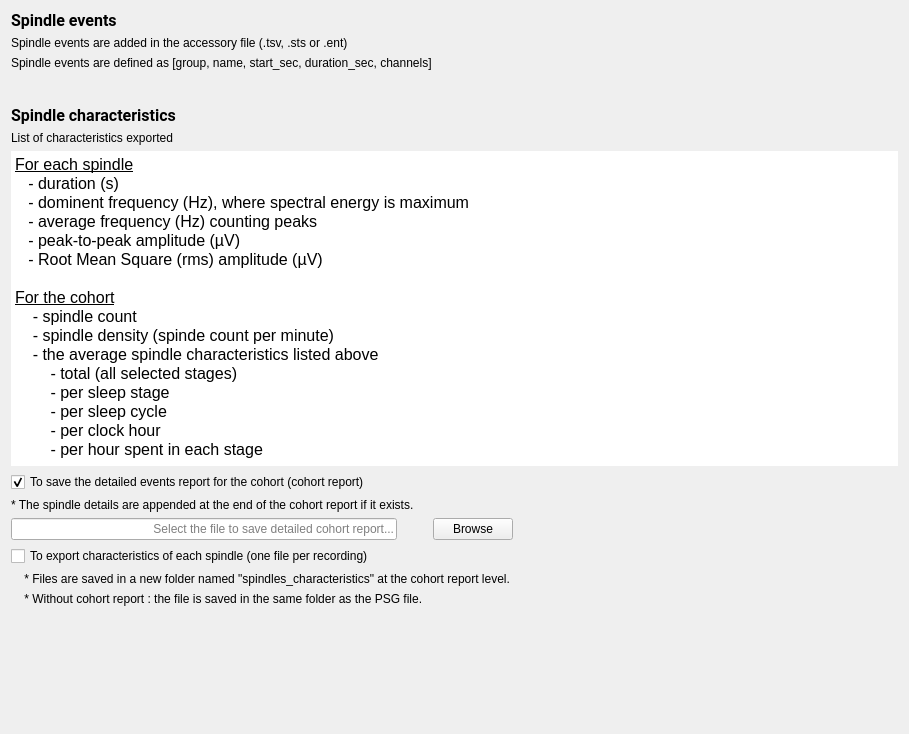
<?xml version="1.0" encoding="UTF-8"?>
<ui version="4.0">
 <class>OutputFilesStep</class>
 <widget class="QWidget" name="OutputFilesStep">
  <property name="geometry">
   <rect>
    <x>0</x>
    <y>0</y>
    <width>909</width>
    <height>734</height>
   </rect>
  </property>
  <property name="windowTitle">
   <string/>
  </property>
  <property name="styleSheet">
   <string notr="true">font: 12pt &quot;Roboto&quot;;</string>
  </property>
  <layout class="QHBoxLayout" name="horizontalLayout_3">
   <item>
    <layout class="QVBoxLayout" name="verticalLayout_2">
     <item>
      <layout class="QVBoxLayout" name="verticalLayout">
       <item>
        <widget class="QLabel" name="label_2">
         <property name="font">
          <font>
           <family>Roboto</family>
           <pointsize>12</pointsize>
           <italic>false</italic>
           <bold>false</bold>
          </font>
         </property>
         <property name="text">
          <string>&lt;html&gt;&lt;head/&gt;&lt;body&gt;&lt;p&gt;&lt;span style=&quot; font-weight:600;&quot;&gt;Spindle events&lt;/span&gt;&lt;/p&gt;&lt;/body&gt;&lt;/html&gt;</string>
         </property>
        </widget>
       </item>
       <item>
        <widget class="QLabel" name="label">
         <property name="text">
          <string>Spindle events are added in the accessory file (.tsv, .sts or .ent)</string>
         </property>
        </widget>
       </item>
       <item>
        <widget class="QLabel" name="label_3">
         <property name="text">
          <string>Spindle events are defined as [group, name, start_sec, duration_sec, channels]</string>
         </property>
        </widget>
       </item>
      </layout>
     </item>
     <item>
      <spacer name="verticalSpacer_2">
       <property name="orientation">
        <enum>Qt::Orientation::Vertical</enum>
       </property>
       <property name="sizeType">
        <enum>QSizePolicy::Policy::Fixed</enum>
       </property>
       <property name="sizeHint" stdset="0">
        <size>
         <width>20</width>
         <height>30</height>
        </size>
       </property>
      </spacer>
     </item>
     <item>
      <widget class="QLabel" name="label_4">
       <property name="font">
        <font>
         <family>Roboto</family>
         <pointsize>12</pointsize>
         <italic>false</italic>
         <bold>false</bold>
        </font>
       </property>
       <property name="text">
        <string>&lt;html&gt;&lt;head/&gt;&lt;body&gt;&lt;p&gt;&lt;span style=&quot; font-weight:600;&quot;&gt;Spindle characteristics&lt;/span&gt;&lt;/p&gt;&lt;/body&gt;&lt;/html&gt;</string>
       </property>
      </widget>
     </item>
     <item>
      <widget class="QLabel" name="label_5">
       <property name="text">
        <string>List of characteristics exported</string>
       </property>
      </widget>
     </item>
     <item>
      <widget class="QTextEdit" name="textEdit">
       <property name="sizePolicy">
        <sizepolicy hsizetype="Expanding" vsizetype="Expanding">
         <horstretch>0</horstretch>
         <verstretch>0</verstretch>
        </sizepolicy>
       </property>
       <property name="minimumSize">
        <size>
         <width>0</width>
         <height>315</height>
        </size>
       </property>
       <property name="maximumSize">
        <size>
         <width>16777215</width>
         <height>330</height>
        </size>
       </property>
       <property name="frameShape">
        <enum>QFrame::Shape::NoFrame</enum>
       </property>
       <property name="frameShadow">
        <enum>QFrame::Shadow::Plain</enum>
       </property>
       <property name="lineWidth">
        <number>0</number>
       </property>
       <property name="readOnly">
        <bool>true</bool>
       </property>
       <property name="html">
        <string>&lt;!DOCTYPE HTML PUBLIC &quot;-//W3C//DTD HTML 4.0//EN&quot; &quot;http://www.w3.org/TR/REC-html40/strict.dtd&quot;&gt;
&lt;html&gt;&lt;head&gt;&lt;meta name=&quot;qrichtext&quot; content=&quot;1&quot; /&gt;&lt;meta charset=&quot;utf-8&quot; /&gt;&lt;style type=&quot;text/css&quot;&gt;
p, li { white-space: pre-wrap; }
hr { height: 1px; border-width: 0; }
li.unchecked::marker { content: &quot;\2610&quot;; }
li.checked::marker { content: &quot;\2612&quot;; }
&lt;/style&gt;&lt;/head&gt;&lt;body style=&quot; font-family:'Roboto'; font-size:12pt; font-weight:400; font-style:normal;&quot;&gt;
&lt;p style=&quot; margin-top:0px; margin-bottom:0px; margin-left:0px; margin-right:0px; -qt-block-indent:0; text-indent:0px;&quot;&gt;&lt;span style=&quot; text-decoration: underline;&quot;&gt;For each spindle&lt;/span&gt;&lt;/p&gt;
&lt;p style=&quot; margin-top:0px; margin-bottom:0px; margin-left:0px; margin-right:0px; -qt-block-indent:0; text-indent:0px;&quot;&gt;   - duration (s)&lt;/p&gt;
&lt;p style=&quot; margin-top:0px; margin-bottom:0px; margin-left:0px; margin-right:0px; -qt-block-indent:0; text-indent:0px;&quot;&gt;   - dominent frequency (Hz), &lt;span style=&quot; color:#000000;&quot;&gt;where spectral energy is maximum&lt;/span&gt;&lt;/p&gt;
&lt;p style=&quot; margin-top:0px; margin-bottom:0px; margin-left:0px; margin-right:0px; -qt-block-indent:0; text-indent:0px;&quot;&gt;&lt;span style=&quot; color:#000000;&quot;&gt;   - average frequency (Hz) counting peaks&lt;/span&gt;&lt;/p&gt;
&lt;p style=&quot; margin-top:0px; margin-bottom:0px; margin-left:0px; margin-right:0px; -qt-block-indent:0; text-indent:0px;&quot;&gt;&lt;span style=&quot; color:#000000;&quot;&gt;   - peak-to-peak amplitude (µV)&lt;/span&gt;&lt;/p&gt;
&lt;p style=&quot; margin-top:0px; margin-bottom:0px; margin-left:0px; margin-right:0px; -qt-block-indent:0; text-indent:0px;&quot;&gt;&lt;span style=&quot; color:#000000;&quot;&gt;   - Root Mean Square (rms) amplitude (µV)&lt;/span&gt;&lt;/p&gt;
&lt;p style=&quot;-qt-paragraph-type:empty; margin-top:0px; margin-bottom:0px; margin-left:0px; margin-right:0px; -qt-block-indent:0; text-indent:0px; color:#000000;&quot;&gt;&lt;br /&gt;&lt;/p&gt;
&lt;p style=&quot; margin-top:0px; margin-bottom:0px; margin-left:0px; margin-right:0px; -qt-block-indent:0; text-indent:0px;&quot;&gt;&lt;span style=&quot; text-decoration: underline;&quot;&gt;For the cohort&lt;/span&gt;&lt;/p&gt;
&lt;p style=&quot; margin-top:0px; margin-bottom:0px; margin-left:0px; margin-right:0px; -qt-block-indent:0; text-indent:0px;&quot;&gt;    - spindle count&lt;/p&gt;
&lt;p style=&quot; margin-top:0px; margin-bottom:0px; margin-left:0px; margin-right:0px; -qt-block-indent:0; text-indent:0px;&quot;&gt;    - spindle density (spinde count per minute)&lt;/p&gt;
&lt;p style=&quot; margin-top:0px; margin-bottom:0px; margin-left:0px; margin-right:0px; -qt-block-indent:0; text-indent:0px;&quot;&gt;    - the average spindle characteristics listed above&lt;/p&gt;
&lt;p style=&quot; margin-top:0px; margin-bottom:0px; margin-left:0px; margin-right:0px; -qt-block-indent:0; text-indent:0px;&quot;&gt;        - total (all selected stages)&lt;/p&gt;
&lt;p style=&quot; margin-top:0px; margin-bottom:0px; margin-left:0px; margin-right:0px; -qt-block-indent:0; text-indent:0px;&quot;&gt;        - per sleep stage&lt;/p&gt;
&lt;p style=&quot; margin-top:0px; margin-bottom:0px; margin-left:0px; margin-right:0px; -qt-block-indent:0; text-indent:0px;&quot;&gt;        - per sleep cycle&lt;/p&gt;
&lt;p style=&quot; margin-top:0px; margin-bottom:0px; margin-left:0px; margin-right:0px; -qt-block-indent:0; text-indent:0px;&quot;&gt;        - per clock hour&lt;/p&gt;
&lt;p style=&quot; margin-top:0px; margin-bottom:0px; margin-left:0px; margin-right:0px; -qt-block-indent:0; text-indent:0px;&quot;&gt;        - per hour spent in each stage&lt;/p&gt;&lt;/body&gt;&lt;/html&gt;</string>
       </property>
      </widget>
     </item>
     <item>
      <widget class="QCheckBox" name="checkBox_cohort_file">
       <property name="text">
        <string>To save the detailed events report for the cohort (cohort report)</string>
       </property>
       <property name="checked">
        <bool>true</bool>
       </property>
      </widget>
     </item>
     <item>
      <widget class="QLabel" name="label_8">
       <property name="text">
        <string>* The spindle details are appended at the end of the cohort report if it exists.</string>
       </property>
      </widget>
     </item>
     <item>
      <layout class="QHBoxLayout" name="horizontalLayout">
       <item>
        <widget class="QLineEdit" name="cohort_lineedit">
         <property name="minimumSize">
          <size>
           <width>350</width>
           <height>0</height>
          </size>
         </property>
         <property name="alignment">
          <set>Qt::AlignmentFlag::AlignRight|Qt::AlignmentFlag::AlignTrailing|Qt::AlignmentFlag::AlignVCenter</set>
         </property>
         <property name="placeholderText">
          <string>Select the file to save detailed cohort report...</string>
         </property>
        </widget>
       </item>
       <item>
        <spacer name="horizontalSpacer">
         <property name="orientation">
          <enum>Qt::Orientation::Horizontal</enum>
         </property>
         <property name="sizeType">
          <enum>QSizePolicy::Policy::Fixed</enum>
         </property>
         <property name="sizeHint" stdset="0">
          <size>
           <width>30</width>
           <height>20</height>
          </size>
         </property>
        </spacer>
       </item>
       <item>
        <widget class="QPushButton" name="pushButton_cohort">
         <property name="text">
          <string>Browse</string>
         </property>
        </widget>
       </item>
       <item>
        <spacer name="horizontalSpacer_2">
         <property name="orientation">
          <enum>Qt::Orientation::Horizontal</enum>
         </property>
         <property name="sizeHint" stdset="0">
          <size>
           <width>40</width>
           <height>20</height>
          </size>
         </property>
        </spacer>
       </item>
      </layout>
     </item>
     <item>
      <widget class="QCheckBox" name="checkBox_spindle_file">
       <property name="text">
        <string>To export characteristics of each spindle (one file per recording)</string>
       </property>
      </widget>
     </item>
     <item>
      <widget class="QLabel" name="label_7">
       <property name="text">
        <string>    * Files are saved in a new folder named &quot;spindles_characteristics&quot; at the cohort report level.</string>
       </property>
      </widget>
     </item>
     <item>
      <widget class="QLabel" name="label_6">
       <property name="text">
        <string>    * Without cohort report : the file is saved in the same folder as the PSG file.</string>
       </property>
      </widget>
     </item>
     <item>
      <layout class="QHBoxLayout" name="horizontalLayout_2"/>
     </item>
     <item>
      <spacer name="verticalSpacer">
       <property name="orientation">
        <enum>Qt::Orientation::Vertical</enum>
       </property>
       <property name="sizeType">
        <enum>QSizePolicy::Policy::Expanding</enum>
       </property>
       <property name="sizeHint" stdset="0">
        <size>
         <width>20</width>
         <height>40</height>
        </size>
       </property>
      </spacer>
     </item>
    </layout>
   </item>
  </layout>
 </widget>
 <resources>
  <include location="../../../../../snooz-toolbox/src/main/python/ui/themes/themes.qrc"/>
 </resources>
 <connections>
  <connection>
   <sender>pushButton_cohort</sender>
   <signal>clicked()</signal>
   <receiver>OutputFilesStep</receiver>
   <slot>browse_cohort_slot()</slot>
   <hints>
    <hint type="sourcelabel">
     <x>440</x>
     <y>164</y>
    </hint>
    <hint type="destinationlabel">
     <x>336</x>
     <y>293</y>
    </hint>
   </hints>
  </connection>
  <connection>
   <sender>checkBox_cohort_file</sender>
   <signal>clicked()</signal>
   <receiver>OutputFilesStep</receiver>
   <slot>enable_cohort_slot()</slot>
   <hints>
    <hint type="sourcelabel">
     <x>244</x>
     <y>136</y>
    </hint>
    <hint type="destinationlabel">
     <x>256</x>
     <y>206</y>
    </hint>
   </hints>
  </connection>
  <connection>
   <sender>checkBox_spindle_file</sender>
   <signal>clicked()</signal>
   <receiver>OutputFilesStep</receiver>
   <slot>enable_spindle_slot()</slot>
   <hints>
    <hint type="sourcelabel">
     <x>275</x>
     <y>512</y>
    </hint>
    <hint type="destinationlabel">
     <x>286</x>
     <y>292</y>
    </hint>
   </hints>
  </connection>
 </connections>
 <slots>
  <slot>browse_cohort_slot()</slot>
  <slot>enable_cohort_slot()</slot>
  <slot>browse_spindle_slot()</slot>
  <slot>enable_spindle_slot()</slot>
 </slots>
</ui>
